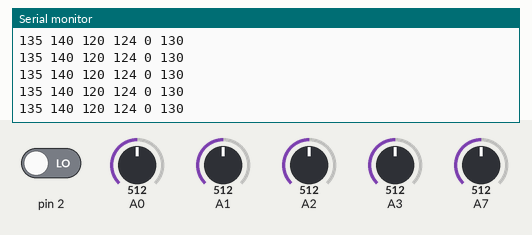
Bench run of a sketch on a simulated Arduino Nano, built with avr-gcc and run on an emulated ATmega328P. On the bench: the last lines printed to the serial monitor. The inputs (shaded band) are chosen by the test bench; at power-on: A0 = 512, A1 = 512, pin 2 LOW, A2 = 512, A3 = 512, A7 = 512. No radio packets arrive unless stated.

Above: at 2.2 s.
2.3 s: A0 set to 623
At 3.0 s:
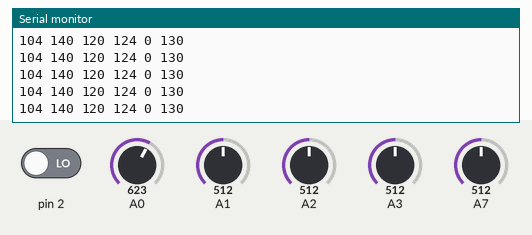
3.8 s: A0 set to 657
At 4.3 s:
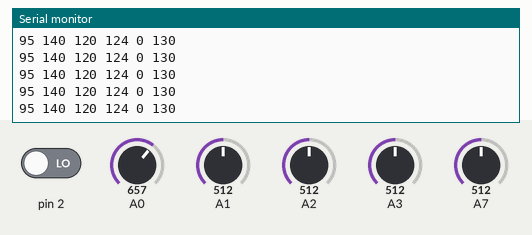
5.3 s: A1 set to 106
At 5.8 s:
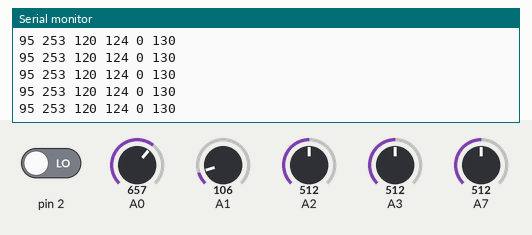
8.3 s: A1 set to 90
Timing chart, 0 to 9.2 s (numbered marks = the images above; inputs shaded):
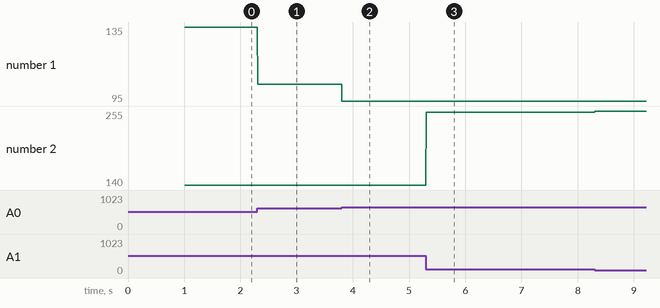

Measured:
- after the input at 2.3 s, the serial monitor: prints a new line at once (image 1)
- after the input at 3.8 s, the serial monitor: prints a new line at once (image 2)
- after the input at 5.3 s, the serial monitor: prints a new line at once (image 3)
- plotted number 1: 135 → 104 after the input at 2.3 s, 104 → 95 after the input at 3.8 s
- plotted number 2: 140 → 253 after the input at 5.3 s, 253 → 255 after the input at 8.3 s

The sketch:

_6ch_Transmitter_TheDCMinds.ino
```cpp
// 6 Channel Transmitter
// Swapnil Nimbalkar
// The DC Minds

  #include <SPI.h>
  #include <nRF24L01.h>
  #include <RF24.h>
  const uint64_t pipeOut = 0xE9E8F0F0E1LL;
  RF24 radio(7, 8);
  struct Signal {
  byte throttle;
  byte yaw;
  byte pitch;
  byte roll;
  byte aux1;
  byte aux2;
};
  Signal data;
  void ResetData()
{
  data.throttle = 12;
  data.yaw = 127;
  data.pitch = 127;
  data.roll = 127;
  data.aux1 = 0;
  data.aux2 = 127;
}
  void setup()
{
  radio.begin();
  radio.stopListening();
  radio.openWritingPipe(pipeOut);
  radio.setAutoAck(false);
  radio.setCRCLength(RF24_CRC_8);
  radio.setDataRate(RF24_250KBPS);
  radio.setPALevel(RF24_PA_MAX);
  radio.setChannel(108);
  ResetData();
  Serial.begin(115200);
  delay(1000);
}

  int mapJoystickValues(int val, int lower, int middle, int upper, bool reverse)
{
  val = constrain(val, lower, upper);
  if ( val < middle )
  val = map(val, lower, middle, 0, 128);
  else
  val = map(val, middle, upper, 128, 255);
  return ( reverse ? 255 - val : val );
}
  void loop()
{

  data.throttle = mapJoystickValues( analogRead(A0), 85, 538, 998, true );

    data.yaw = mapJoystickValues( analogRead(A1), 98, 555, 1020, true );

  data.roll = mapJoystickValues( analogRead(A3), 88, 540, 1019, false );

  data.pitch = mapJoystickValues( analogRead(A2), 70, 526, 1005, false );

  data.aux1 = digitalRead(2);

  data.aux2 = mapJoystickValues( analogRead(A7), 12, 524, 1020, true );
  radio.write(&data, sizeof(Signal));

  Serial.print(data.throttle);
  Serial.print(" ");
  Serial.print(data.yaw);
  Serial.print(" ");
  Serial.print(data.roll);
  Serial.print(" ");
  Serial.print(data.pitch);
  Serial.print(" ");

  Serial.print(data.aux1);
  Serial.print(" ");
  Serial.print(data.aux2);
  Serial.println(" ");
}
```
